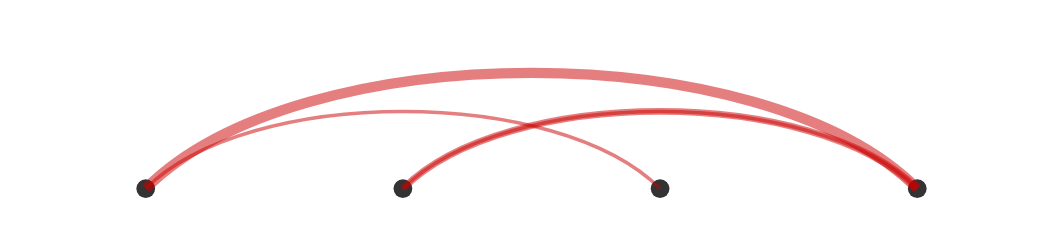

Express this chart as Vega-Lite.
### Vega specification from a JSON file in a GitHub repository (floating-point values rounded to 4 significant figures)
{"$schema": "https://vega.github.io/schema/vega/v6.json", "width": 300, "height": 60, "padding": 5, "data": [{"name": "nodes", "values": [{"id": 0, "n": "a"}, {"id": 1, "n": "b"}, {"id": 2, "n": "c"}, {"id": 3, "n": "d"}]}, {"name": "edges", "values": [{"s": 0, "t": 2, "w": 1}, {"s": 1, "t": 3, "w": 2}, {"s": 0, "t": 3, "w": 3}, {"s": 3, "t": 1, "w": 1}]}], "scales": [{"name": "pos", "type": "point", "domain": {"data": "nodes", "field": "id"}, "range": "width", "padding": 0.5}], "marks": [{"name": "dots", "type": "symbol", "from": {"data": "nodes"}, "encode": {"update": {"x": {"scale": "pos", "field": "id"}, "y": {"value": 50}, "size": {"value": 30}, "fill": {"value": "#333"}}}}, {"type": "path", "from": {"data": "edges"}, "encode": {"update": {"stroke": {"value": "#c00"}, "strokeOpacity": {"value": 0.5}, "strokeWidth": {"field": "w"}}}, "transform": [{"type": "lookup", "from": "dots", "key": "datum.id", "fields": ["datum.s", "datum.t"], "as": ["sourceNode", "targetNode"]}, {"type": "linkpath", "sourceX": {"expr": "min(datum.sourceNode.x, datum.targetNode.x)"}, "targetX": {"expr": "max(datum.sourceNode.x, datum.targetNode.x)"}, "sourceY": {"expr": "datum.sourceNode.y"}, "targetY": {"expr": "datum.targetNode.y"}, "shape": "curve"}]}]}
